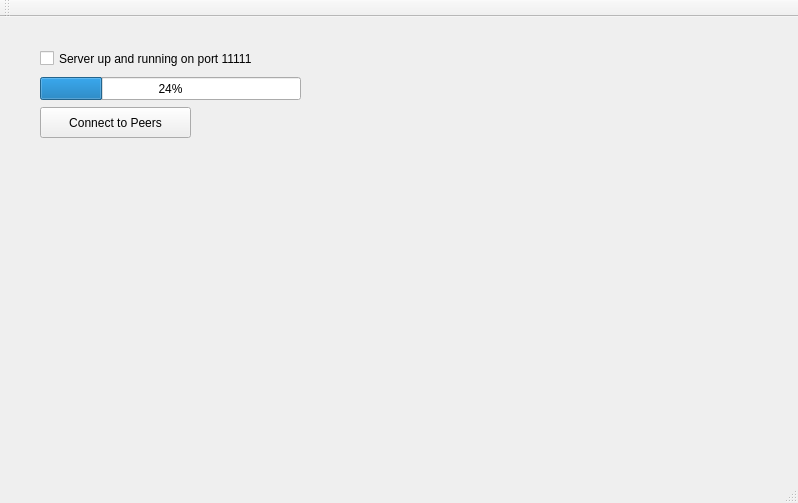
<?xml version="1.0" encoding="UTF-8"?>
<ui version="4.0">
 <class>MainWindow</class>
 <widget class="QMainWindow" name="MainWindow">
  <property name="geometry">
   <rect>
    <x>0</x>
    <y>0</y>
    <width>798</width>
    <height>503</height>
   </rect>
  </property>
  <property name="windowTitle">
   <string>MainWindow</string>
  </property>
  <widget class="QWidget" name="centralWidget">
   <widget class="QCheckBox" name="checkBox">
    <property name="geometry">
     <rect>
      <x>40</x>
      <y>30</y>
      <width>281</width>
      <height>23</height>
     </rect>
    </property>
    <property name="text">
     <string>Server up and running on port 11111</string>
    </property>
   </widget>
   <widget class="QProgressBar" name="progressBar">
    <property name="geometry">
     <rect>
      <x>40</x>
      <y>60</y>
      <width>261</width>
      <height>23</height>
     </rect>
    </property>
    <property name="value">
     <number>24</number>
    </property>
   </widget>
   <widget class="QPushButton" name="pushButton">
    <property name="geometry">
     <rect>
      <x>40</x>
      <y>90</y>
      <width>151</width>
      <height>31</height>
     </rect>
    </property>
    <property name="text">
     <string>Connect to Peers</string>
    </property>
   </widget>
  </widget>
  <widget class="QMenuBar" name="menuBar">
   <property name="geometry">
    <rect>
     <x>0</x>
     <y>0</y>
     <width>798</width>
     <height>17</height>
    </rect>
   </property>
  </widget>
  <widget class="QToolBar" name="mainToolBar">
   <attribute name="toolBarArea">
    <enum>TopToolBarArea</enum>
   </attribute>
   <attribute name="toolBarBreak">
    <bool>false</bool>
   </attribute>
  </widget>
  <widget class="QStatusBar" name="statusBar"/>
 </widget>
 <layoutdefault spacing="6" margin="11"/>
 <resources/>
 <connections/>
</ui>
